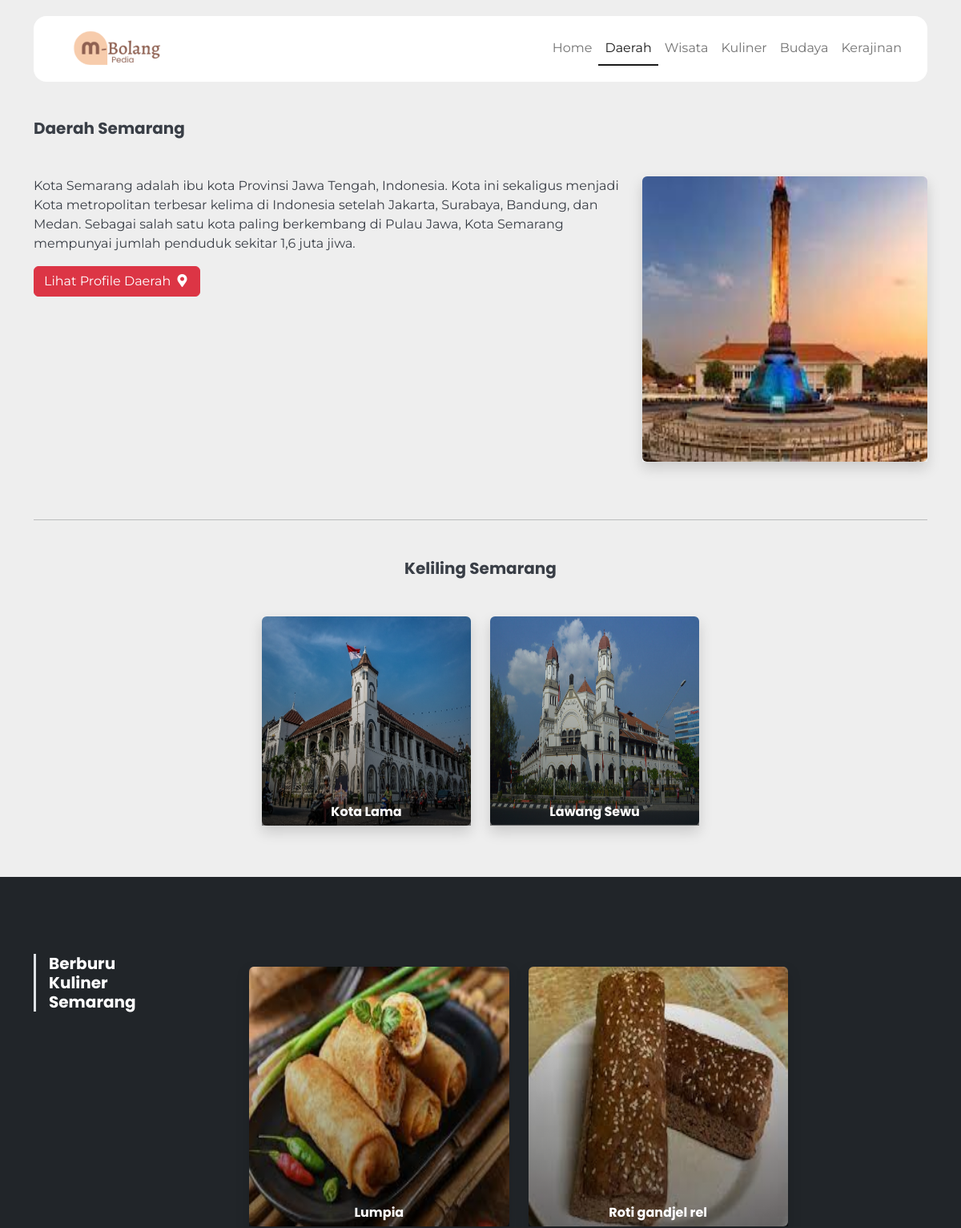
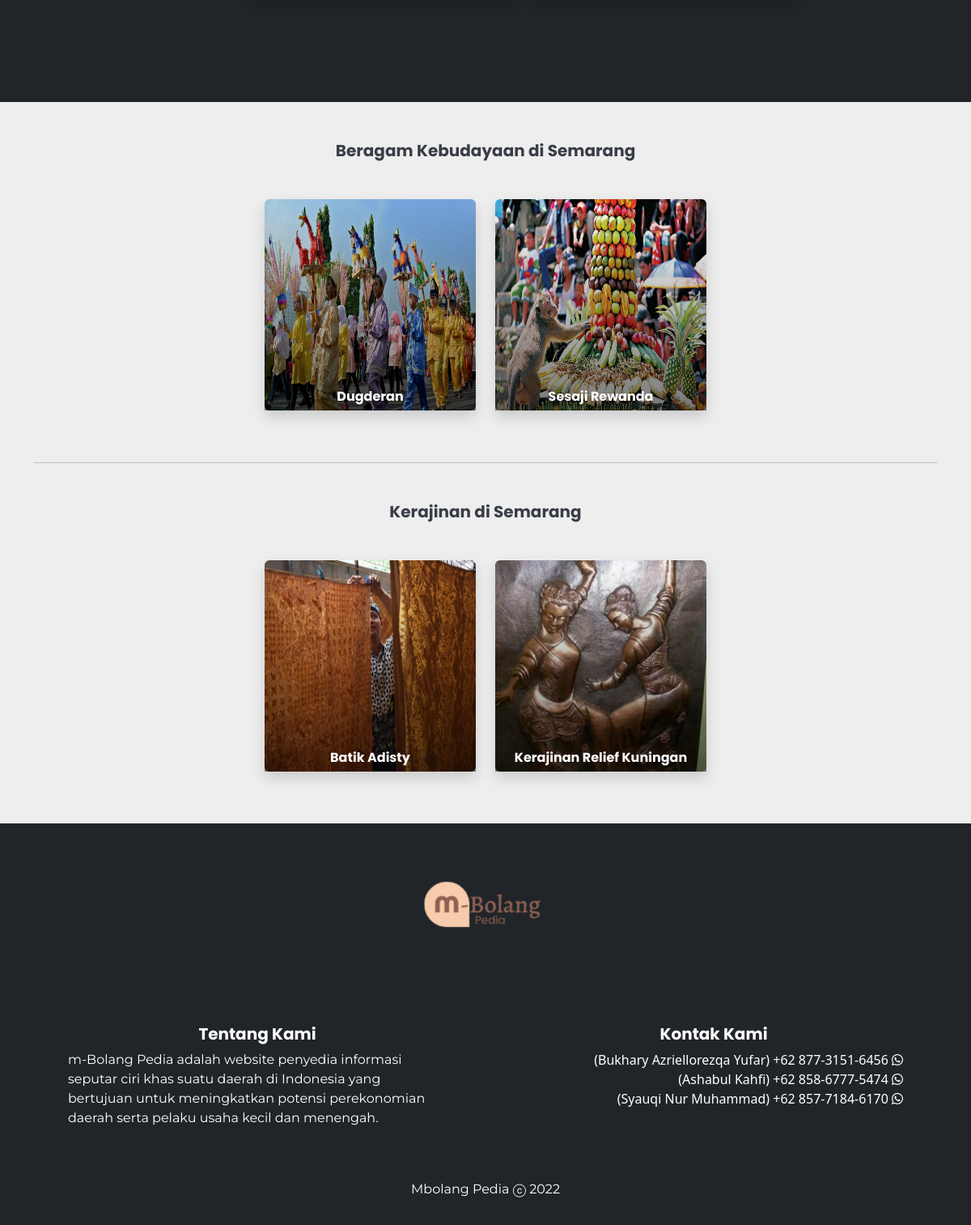
Screenshot of /Daerah/1 with the database file from the repository (2 pictures, top to bottom).
### tables this page shows
CREATE TABLE `tb_kota` (
  `id_kota` int(11) NOT NULL,
  `name_kota` varchar(255) NOT NULL,
  `image_kota` varchar(255) NOT NULL,
  `description` text NOT NULL,
  `link` varchar(255) NOT NULL
);

CREATE TABLE `tb_wisata` (
  `id_wisata` int(11) NOT NULL,
  `name_wisata` varchar(128) NOT NULL,
  `image_wisata` varchar(255) NOT NULL,
  `description_wisata` text NOT NULL,
  `link` varchar(255) NOT NULL,
  `id_kota` int(11) NOT NULL,
  `date_created` date NOT NULL
);

CREATE TABLE `tb_kuliner` (
  `id_kuliner` int(11) NOT NULL,
  `name_kuliner` varchar(64) NOT NULL,
  `image_kuliner` varchar(255) NOT NULL,
  `description_kuliner` text NOT NULL,
  `date_created` date NOT NULL,
  `id_kota` int(11) NOT NULL
);

CREATE TABLE `tb_budaya` (
  `id_budaya` int(11) NOT NULL,
  `name_budaya` varchar(128) NOT NULL,
  `image_budaya` varchar(255) NOT NULL,
  `description_budaya` text NOT NULL,
  `id_kota` int(11) NOT NULL,
  `date_created` date NOT NULL
);

CREATE TABLE `tb_kerajinan` (
  `id_kerajinan` int(11) NOT NULL,
  `name_kerajinan` varchar(64) NOT NULL,
  `image_kerajinan` varchar(255) NOT NULL,
  `description_kerajinan` text NOT NULL,
  `id_kota` int(11) NOT NULL,
  `date_created` date NOT NULL
);

### application/controllers/Home.php (called while the page is built, shortened)
<?php
class Home extends CI_Controller
{
	public function detail_daerah($id)
	{
		$data['title'] = 'Daerah';
		$data['daerah'] = $this->M_Crud->home_daerah($id)->row_array();
		$data['budaya'] = $this->M_Crud->home_budaya($id)->result_array();
		$data['kerajinan'] = $this->M_Crud->home_kerajinan($id)->result_array();
		$data['wisata'] = $this->M_Crud->home_wisata($id)->result_array();
		$data['kuliner'] = $this->M_Crud->home_kuliner($id)->result_array();
		$this->load->view('template/V_Hhome', $data);
		$this->load->view('home/V_detailDaerah', $data);
		$this->load->view('template/V_Fhome', $data);
	}
}

### index.php (called while the page is built, shortened)
<?php
require_once BASEPATH.'core/CodeIgniter.php';

### application/models/M_Crud.php (called while the page is built, shortened)
<?php
class M_crud extends CI_Model
{
	function home_daerah($id)
	{
		$this->db->select('*');
		$this->db->from('tb_kota');
		$this->db->where('id_kota', $id);
		return $this->db->get();
	}
	function home_wisata($id)
	{
		$this->db->select('*');
		$this->db->from('tb_wisata');
		$this->db->where('id_kota', $id);
		return $this->db->get();
	}
	function home_kuliner($id)
	{
		$this->db->select('*');
		$this->db->from('tb_kuliner');
		$this->db->where('id_kota', $id);
		return $this->db->get();
	}
	function home_budaya($id)
	{
		$this->db->select('*');
		$this->db->from('tb_budaya');
		$this->db->where('id_kota', $id);
		return $this->db->get();
	}
	function home_kerajinan($id)
	{
		$this->db->select('*');
		$this->db->from('tb_kerajinan');
		$this->db->where('id_kota', $id);
		return $this->db->get();
	}
}

### application/views/home/V_detailDaerah.php (the view)
<div class="container" style="margin-top: 66px !important;">
	<h5><?= $title ?> <?= $daerah['name_kota'] ?></h5>
	<div class="row row-cols-sm-1 row-cols-md-2 my-5 justify-content-center">
		<div class="col-lg-8 col-sm-12 order-sm-2 order-md-1 mb-4 ">
			<p><?= $daerah['description'] ?></p>
			<a class="btn btn-danger" target="_blank" href="<?= $daerah['link'] ?>">Lihat Profile Daerah <i class="fas fa-fw fa-map-marker-alt"></i> </a>
		</div>
		<div class="col-lg-4 col-sm-12 order-sm-1 order-md-2 mb-4 ">
			<div class="shadow ratio ratio-1x1 " style="height:auto !important ;">
				<a href="">
					<img src="<?= base_url('assets/daerah/') . $daerah['image_kota'] ?> " class=" bg-img rounded w-100 h-100 top-0 ">
				</a>
			</div>
		</div>
	</div>
</div>
<div class="container my-5">
	<hr>
</div>
<div class="container">
	<h5 class="text-center">Keliling <?= $daerah['name_kota'] ?></h5>
	<div class="row row-cols-sm-1 row-cols-md-2 my-5 justify-content-center">
		<?php foreach ($wisata as $ws) : ?>
			<div class="col-lg-3 col-md-6 col-sm-8 mb-3">
				<div class="shadow ratio ratio-1x1 me-3" style="height:auto !important ;">
					<a class="bg-img " href="<?= base_url('Wisata/') . $ws['id_wisata'] ?>">
						<img src="<?= base_url('assets/wisata/') . $ws['image_wisata'] ?> " class=" bg-img rounded w-100 h-100 top-0 ">
						<div class="d-flex justify-content-center  h-100 w-100 position-absolute align-items-end top-0 text-center  " style="    background: transparent linear-gradient(180deg,rgb(253 253 253 / 0%) 0,rgb(0 0 0 / 53%) 100%) 0 0 no-repeat padding-box;	">
							<h6 class="text-white"><?= $ws['name_wisata'] ?></h6>
						</div>
					</a>
				</div>
			</div>
		<?php endforeach; ?>
	</div>
</div>
<section class="bg-dark">
	<div class="container py-5">
		<div class="row row-cols-sm-1 row-cols-md-2 my-5 justify-content-center">
			<div class="col-lg-1 col-md-12 col-sm-12">
				<h5 class="border-start border-3 text-start text-white ps-3"> Berburu Kuliner <br> <?= $daerah['name_kota'] ?></h5>
			</div>
			<div class="col-lg-11 col-md-12 col-sm-12 ">
				<div class="row my-3 justify-content-center">
					<?php foreach ($kuliner as $kl) : ?>
						<div class="col-lg-4 col-md-6 col-sm-8">
							<div class="shadow ratio ratio-1x1 me-3 mb-3" style="height:auto !important ; ">
								<a class="bg-img " href="<?= base_url('Kuliner/') . $kl['id_kuliner'] ?>">
									<img src="<?= base_url('assets/kuliner/') . $kl['image_kuliner'] ?> " class=" bg-img rounded w-100 h-100 top-0 ">
									<div class="d-flex justify-content-center  h-100 w-100 position-absolute align-items-end top-0 text-center  " style="    background: transparent linear-gradient(180deg,rgb(253 253 253 / 0%) 0,rgb(0 0 0 / 53%) 100%) 0 0 no-repeat padding-box;	">
										<h6 class="text-white"><?= $kl['name_kuliner'] ?></h6>
									</div>
								</a>
							</div>
						</div>
					<?php endforeach; ?>
				</div>
			</div>
		</div>
	</div>
</section>
<div class="container mt-5">
	<h5 class="text-center">Beragam Kebudayaan di <?= $daerah['name_kota'] ?></h5>
	<div class="row row-cols-sm-1 row-cols-md-2 my-5 justify-content-center">
		<?php foreach ($budaya as $bd) : ?>
			<div class="col-lg-3 col-md-6 col-sm-8 mb-3">
				<div class="shadow ratio ratio-1x1 me-3" style="height:auto !important ; ">
					<a class="bg-img " href="<?= base_url('Budaya/') . $bd['id_budaya'] ?>">
						<img src="<?= base_url('assets/budaya/') . $bd['image_budaya'] ?> " class=" bg-img rounded w-100 h-100 top-0 ">
						<div class="d-flex justify-content-center  h-100 w-100 position-absolute align-items-end top-0 text-center  " style="    background: transparent linear-gradient(180deg,rgb(253 253 253 / 0%) 0,rgb(0 0 0 / 53%) 100%) 0 0 no-repeat padding-box;	">
							<h6 class="text-white"><?= $bd['name_budaya'] ?></h6>
						</div>
					</a>
				</div>
			</div>
		<?php endforeach; ?>
	</div>
</div>
<div class="container my-5">
	<hr>
</div>
<div class="container">
	<h5 class="text-center">Kerajinan di <?= $daerah['name_kota'] ?></h5>
	<div class="row row-cols-sm-1 row-cols-md-2 my-5 justify-content-center">
		<?php foreach ($kerajinan as $kr) : ?>
			<div class="col-lg-3 col-md-6 col-sm-8 mb-3">
				<div class="shadow ratio ratio-1x1 me-3" style="height:auto !important ; ">
					<a class="bg-img " href="<?= base_url('Kerajinan/') . $kr['id_kerajinan'] ?>">
						<img src="<?= base_url('assets/kerajinan/') . $kr['image_kerajinan'] ?> " class=" bg-img rounded w-100 h-100 top-0 ">
						<div class="d-flex justify-content-center  h-100 w-100 position-absolute align-items-end top-0 text-center  " style="    background: transparent linear-gradient(180deg,rgb(253 253 253 / 0%) 0,rgb(0 0 0 / 53%) 100%) 0 0 no-repeat padding-box;	">
							<h6 class="text-white"><?= $kr['name_kerajinan'] ?></h6>
						</div>
					</a>
				</div>
			</div>
		<?php endforeach; ?>
	</div>
</div>

### application/views/template/V_Hhome.php (style rules this page uses)
body { background-color: #EEEEEE; }
a, p, span, label { font-family: 'Montserrat', sans-serif !important; color: #393E46; }
h1, h2, h3, h4, h5, h6 { font-family: 'Poppins', sans-serif !important; font-weight: bold !important; color: #393E46 !important; }
.ratio { height: auto; overflow: hidden; }
.bg-img { transition: transform .5s ease; }

### rows the page displays
tb_kota: name_kota "Semarang", description "Kota Semarang adalah ibu kota Provinsi Jawa Tengah, Indonesia. Kota ini sekaligus menjadi Kota metropolitan terbesar kelima di Indonesia setelah Jakarta, Surabaya, Bandung, dan Medan. Sebagai salah satu kota paling berkembang di Pulau Jawa, Kota Semarang mempunyai jumlah penduduk sekitar 1,6 juta jiwa.", image_kota (picture)
tb_wisata: image_wisata (picture), name_wisata "Kota Lama"
tb_wisata: image_wisata (picture), name_wisata "Lawang Sewu"
tb_kuliner: image_kuliner (picture), name_kuliner "Lumpia"
tb_kuliner: image_kuliner (picture), name_kuliner "Roti gandjel rel"
tb_budaya: image_budaya (picture), name_budaya "Dugderan"
tb_budaya: image_budaya (picture), name_budaya "Sesaji Rewanda"
tb_kerajinan: image_kerajinan (picture), name_kerajinan "Batik Adisty"
tb_kerajinan: image_kerajinan (picture), name_kerajinan "Kerajinan Relief Kuningan"

### other values shown
$title "Daerah"
